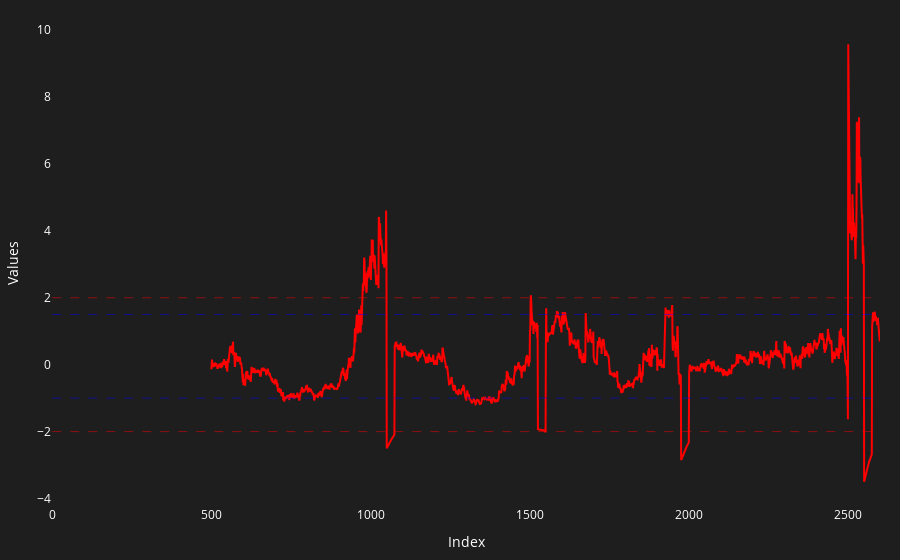

The cell this chart's notebook holds for it:
### Code cell
fig_zscore = Plot.plot_df(index.df_futures, 'zscore')
fig_zscore = Plot.draw_horizontal_line(fig_zscore, -2, 0, len(index.df_futures), 'Red')
fig_zscore = Plot.draw_horizontal_line(fig_zscore, zscore_threshold_short, 0, len(index.df_futures), 'Blue')
fig_zscore = Plot.draw_horizontal_line(fig_zscore, zscore_threshold_long, 0, len(index.df_futures), 'Blue')
fig_zscore = Plot.draw_horizontal_line(fig_zscore, 2, 0, len(index.df_futures), 'Red')
fig_zscore.show()
Plot.save_plot(fig_zscore, f'PLOT_zscore_for_{strategy_desc}.html')

### Figure 1 — Plotly figure (JSON) as saved in the notebook; plotly's stock layout.template omitted (floating-point values rounded to 4 significant figures; data arrays with more than 128 entries replaced by an {"elided": "..."} marker saying what was removed)
{"data": [{"hoverinfo": "text", "hovertext": {"elided": "2600 str values"}, "line": {"color": "red"}, "mode": "lines", "name": "zscore", "type": "scatter", "x": {"elided": "2600 int values"}, "y": {"elided": "2600 float values"}}], "layout": {"font": {"color": "white"}, "hovermode": "x", "margin": {"b": 20, "l": 20, "r": 20, "t": 20}, "paper_bgcolor": "rgba(30, 30, 30, 1)", "plot_bgcolor": "rgba(30, 30, 30, 1)", "shapes": [{"line": {"color": "Red", "dash": "dash", "width": 0.5}, "name": "-2 Line", "type": "line", "x0": 0, "x1": 2600, "y0": -2, "y1": -2}, {"line": {"color": "Blue", "dash": "dash", "width": 0.5}, "name": "-1 Line", "type": "line", "x0": 0, "x1": 2600, "y0": -1, "y1": -1}, {"line": {"color": "Blue", "dash": "dash", "width": 0.5}, "name": "1.5 Line", "type": "line", "x0": 0, "x1": 2600, "y0": 1.5, "y1": 1.5}, {"line": {"color": "Red", "dash": "dash", "width": 0.5}, "name": "2 Line", "type": "line", "x0": 0, "x1": 2600, "y0": 2, "y1": 2}], "title": {"text": ""}, "xaxis": {"color": "white", "showgrid": false, "title": {"text": "Index"}, "zeroline": false}, "yaxis": {"color": "white", "showgrid": false, "title": {"text": "Values"}, "zeroline": false}}}
